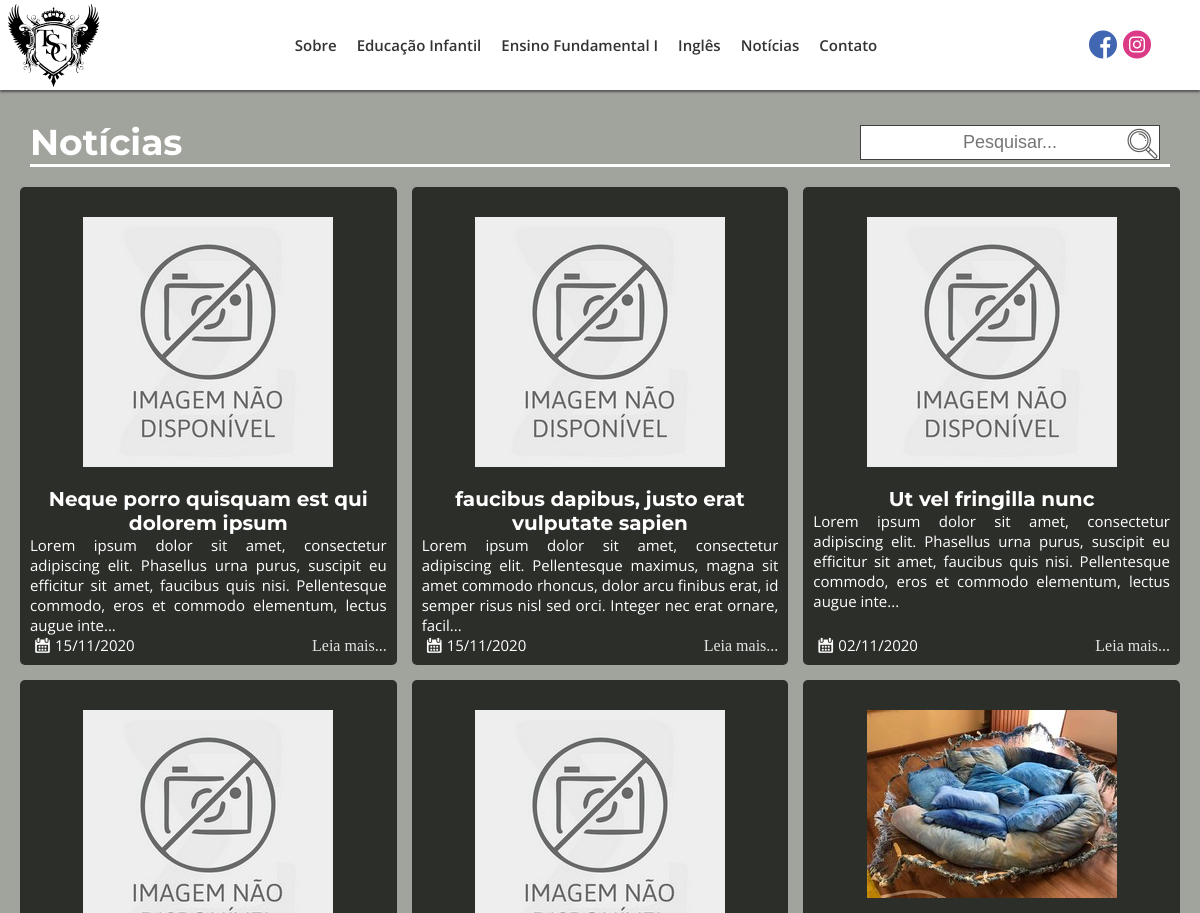
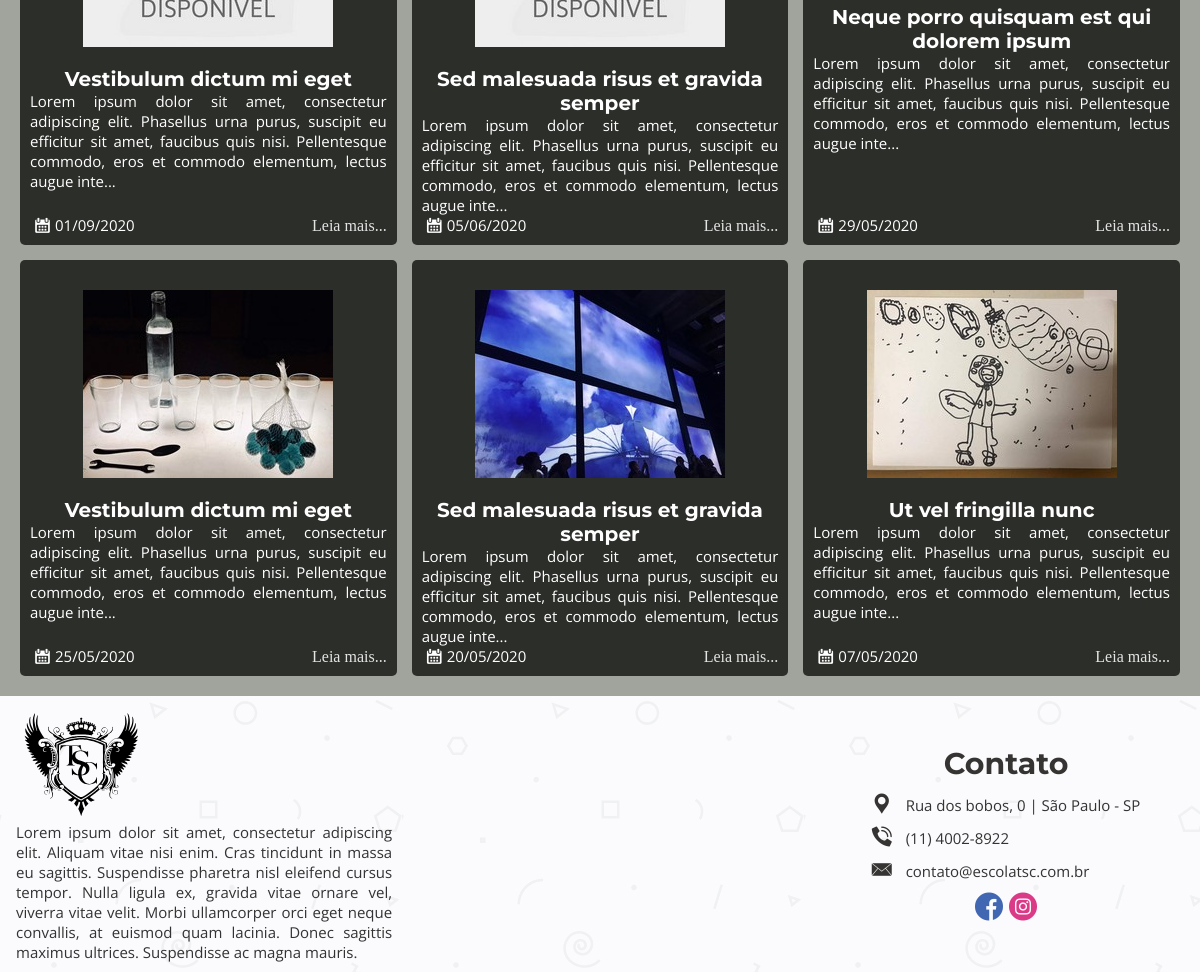
/noticias, run on the app's committed database (2 pictures, top to bottom).
### tables this page shows
CREATE TABLE `menu_itens` (
  `id_menu` int(11) NOT NULL,
  `titulo_menu` varchar(50) NOT NULL,
  `url_menu` varchar(200) NOT NULL
);

CREATE TABLE `postagens` (
  `id_postagens` int(11) NOT NULL,
  `titulo_postagens` varchar(100) NOT NULL,
  `desc_postagens` text DEFAULT NULL,
  `conteudo_postagens` text NOT NULL,
  `tags_postagens` varchar(150) DEFAULT NULL,
  `data_criacao_postagens` date NOT NULL,
  `data_modificacao_postagens` date DEFAULT NULL,
  `total_visualizacao_postagens` int(11) DEFAULT 0,
  `ch_autor_postagens` int(11) NOT NULL,
  `status_postagens` int(11) NOT NULL,
  `url_postagens` varchar(200) NOT NULL,
  `categ_postagens` int(11) DEFAULT NULL,
  `capa_post` int(11) DEFAULT NULL
);

CREATE TABLE `midias` (
  `id_midias` int(11) NOT NULL,
  `caminho_midia` varchar(200) NOT NULL,
  `caminho_thumb_midia` varchar(200) DEFAULT NULL,
  `desc_midia` text DEFAULT NULL,
  `tags_midia` varchar(100) DEFAULT NULL,
  `ch_autor_midia` int(11) NOT NULL,
  `status_midias` int(11) NOT NULL,
  `data_criacao` date NOT NULL
);

### index.php (called while the page is built, shortened)
<?php
    require_once("_funcPHP/config.php");
    $url = strip_tags(trim(filter_input(INPUT_GET, "page", FILTER_DEFAULT))) == "" ? "home" : strip_tags(trim(filter_input(INPUT_GET, "page", FILTER_DEFAULT)));
    $contPag = new conteudoPost();
    $dadosPagina = $contPag->conteudoPag($url);
    $html = new esqueleto($dadosPagina);
    $html->html5();
?>

### _funcPHP/config.php (called while the page is built, shortened)
<?php
function autoLoadClasses($class) {
    $baseDiretorios = ['MySql', "_HTML"];
    $analise = null;
    foreach ($baseDiretorios as $nomeDiretorio):
        if (!$analise && file_exists(__DIR__ . "/$nomeDiretorio/$class.php")):
            $analise = true;
        endif;
    endforeach;
}

### _funcPHP/MySql/conexaoBD.php (called while the page is built)
<?php
class conexaoBD {
    public static $instance;
    private static $sql = "mysql:host=" . HOST . ";dbname=" . BANK;
    private static $user = USER;
    private static $pass = PASS;
    public static function getInstance() {
        if (!isset(self::$instance)) {
            self::$instance = new PDO(self::$sql, self::$user, self::$pass, array(PDO::MYSQL_ATTR_INIT_COMMAND => "SET NAMES utf8"));
            self::$instance->setAttribute(PDO::ATTR_ERRMODE, PDO::ERRMODE_EXCEPTION);
            self::$instance->setAttribute(PDO::ATTR_ORACLE_NULLS, PDO::NULL_EMPTY_STRING);
        }
        return self::$instance;
    }
}

### _funcPHP/MySql/conteudoPost.php (called while the page is built, shortened)
<?php
class conteudoPost extends conexaoBD {
    private $conect;
    function __construct() {
        $this->conect = conexaoBD::getInstance();
    }
    public function ConteudoPag($url){
        try {
            $sql = "SELECT * FROM postagens WHERE url_postagens = :url_postagens";
            $letsGo = $this->conect->prepare($sql);
            $letsGo->bindValue(":url_postagens",$url);
            $letsGo->execute();
            return  $letsGo->fetch(PDO::FETCH_ASSOC);
        } catch (Exception $e) {
            echo $e->getMessage();
        }
    }
    public function getAll($categoria){
        try{
            $sql="select m.caminho_midia, c.nome_categoria, p.titulo_postagens, p.desc_postagens, p.data_criacao_postagens, p.url_postagens, p.capa_post from postagens p left join postagens_midias pm on p.id_postagens = pm.fk_postagens left join midias m on m.id_midias = pm.fk_midias join categoria c on c.id_categoria = p.categ_postagens where c.nome_categoria = :categoria order by p.data_modificacao_postagens, p.data_criacao_postagens desc;";
            $letsGo = $this->conect->prepare($sql);
            $letsGo->bindValue(":categoria",$categoria);
            $letsGo->execute();
            return $letsGo->fetchAll(PDO::FETCH_ASSOC);
        }catch(Exception $e){
            echo $e->getMessage();
        }
    }
}

### _funcPHP/MySql/conteudoFooter.php (called while the page is built)
<?php
class conteudoFooter extends conexaoBD{
    private $conect;
    function __construct(){
        $this->conect = conexaoBD::getInstance();
    }
    public function descFooter(){
        try{
            $sql = "SELECT desc_postagens FROM postagens where url_postagens = 'sobre'";
            $letsGo = $this->conect->prepare($sql);
            $letsGo->execute();
            $res = $letsGo->fetch(PDO::FETCH_NUM);
            return $res[0];
        }catch(Exception $e){
            return $e->getMessage();
        }
    }
}

### _funcPHP/_HTML/categorias.php (the view)
<?php
class categorias{
    public function pgCat($id){
        $postagens = new conteudoPost();
        $url = trim( parse_url( $_SERVER['REQUEST_URI'] , PHP_URL_QUERY ));
        $url = str_replace("s=", "", $url);
        if(isset($url) && $url <> ""):
            $postagens = $postagens->search($url,$id);
        else:
            $postagens = $postagens->getAll($id);
        endif;
        $ctm = new conteudoMidias();
        if($id == "noticias"){
            $titulo = "Notícias";
        }else{
            $titulo = "Projetos";
        }
        $listBox = "";
        for($x=0; $x < count($postagens); $x++){
            $imagens = explode(".", $postagens[$x]["caminho_midia"]);
            if($postagens[$x]["caminho_midia"] <> ""){
                if(end($imagens) != "jpg"){
                    $postagens[$x]["caminho_midia"] = $imagens[0].".jpg";
                }
            }else{
                $postagens[$x]["caminho_midia"] = "sem_img.jpg";
            }
            if($postagens[$x]["capa_post"] != ""){
                $img = $ctm->getMidiaCapa($postagens[$x]["capa_post"]);
                $img = $img["caminho_midia"];
            }else{
                $img = $postagens[$x]["caminho_midia"];
            }
            $listBox .=
            "<div class='box-categ' id='".$id.$x."'>".
                "<a href='".strtolower(@$postagens[$x]["nome_categoria"])."/".@$postagens[$x]["url_postagens"]."' alt='".@$postagens[$x]["desc_postagens"]."'>".
                    "<div class='img-categ'>".
                        "<img src='_midiasM/_imagensM/_w250/".$img."' alt='".@$postagens[$x]["desc_postagens"]."'>".
                    "</div>".
                    "<div class='desc-categ'>".
                        "<h4>".@$postagens[$x]["titulo_postagens"]."</h4>".
                        "<p>".mb_strimwidth($postagens[$x]["desc_postagens"],0,200, "...")."</p>".
                    "</div>".
                    "<p class='data-post'><i class='flaticon-calendar'></i>".date("d/m/Y",strtotime(@$postagens[$x]["data_criacao_postagens"]))."</p>".
                    "<a class = 'leia-mais' href='".strtolower(@$postagens[$x]["nome_categoria"])."/".@$postagens[$x]["url_postagens"]."' alt='".@$postagens[$x]["desc_postagens"]."'>Leia mais...</a>".
                "</a>".
            "</div>";
        }
        $cat =
        "<section id='categorias' class='sec-4'>".
            "<div class='titulo'>".
                "<h3 class='tituloPagina'>".ucfirst($titulo)."</h3>".
                "<form action='' method='get'>".
                    "<input type='text' id='search' name='s' autocomplete='off' placeholder='Pesquisar...'>".
                    "<button><i class='flaticon-loupe'></i></button>".
                "</form>".
            "</div>".
            "<div class='list-box'>".
                $listBox.
            "</div>".
        "</section>";
        return $cat;
    }
}

### _funcPHP/_HTML/esqueleto.php (shortened to what this page needs)
<?php
class esqueleto{
    private $conteudoPag;
    function __construct($dataPost){
        $this->conteudoPag = $dataPost;
    }
    public function html5(){
        $listaArquivos = new listarArquivos();
        $base =
        "<!DOCTYPE html5>".
        "<html lang = 'pt-br'>".
        "<head>".
            "<title>Escola TSC | ".ucfirst(@$this->conteudoPag["titulo_postagens"])."</title>".
            "<meta charset = 'UTF-8'/>".
            "<meta name='description' content='".@$this->conteudoPag["desc_postagens"]."'>".
            "<meta name='keywords' content='".@$this->conteudoPag["tags_postagens"]."'>".
            "<meta name='author' content='Antonio Walber - antoniowalber3000@hotmail.com.br'>".
            "<meta name='viewport' content='width=device-width, initial-scale=1.0'>".
            "<meta http-equiv='X-UA-Compatible' content='ie=edge'>".
            "<link rel='stylesheet' href='https://ajax.googleapis.com/ajax/libs/jqueryui/1.12.1/themes/smoothness/jquery-ui.css'>".
            "<link rel='shortcut icon' href='_midiasT/_imagensT/icon.ico' type='image/x-icon' />".
            $listaArquivos->listarCss().
        "</head>".
        "<body>".
        "<div id='container' class='pabx1'>".
            $this->cabecalho().
            "<div id = 'corpo-pagina'>".
                $this->paginacao().
            "</div>".
            $this->rodape().
        "</div>".
        "</body>".
        "</html>"
        ;
        echo $base;
    }
    private function cabecalho(){
        $contMenu = new conteudoMenu();
        $url = strip_tags(trim(filter_input(INPUT_GET, "page", FILTER_DEFAULT)));
        $urlq = explode("/", $url);
        $ba = "";
        $cabecalho =
        "<header id='cabecalho' class='pabx2'>".
            "<div id='logo' class='pabx3'>".
                "<a href='".URLBASE."' alt='pagina inicial do site'><img src='".$ba."_midiasT/_imagensT/logo.svg' alt='logotipo escola tsc'/></a>".
            "</div>".
            "<div id='menu' class='pabx4'>".
                "<nav id='navegacao' class='pabx5'>".
                    "<input id='tab-nav' type='checkbox' class='tab-nav'/>".
                    "<label for='tab-nav' class='tab-nav-label'><i class='flaticon-menu-button-of-three-horizontal-lines'></i></label>".
                    "<menu id='corpo-menu' class='pabx6'>"
                        .$contMenu->ListaMenu().
                    "</menu>".
                "</nav>".
            "</div>".
            "<div id='redes-sociais' class='pabx8'>".
                "<a href='https://pt-br.facebook.com/' onmousemove=\"document.getElementById('balaof').style.display='block'\" onmouseout=\"document.getElementById('balaof').style.display='none'\" target='_blank' rel='noopener noreferrer' class='linkSocial'><i class='flaticon-facebook socialMedia' id='facebook'></i></a>".
                "<a href='https://www.instagram.com/' onmousemove=\"document.getElementById('balaoi').style.display='block'\" onmouseout=\"document.getElementById('balaoi').style.display='none'\" target='_blank' rel='noopener noreferrer' class='linkSocial'><i class='flaticon-instagram socialMedia' id='instagram'></i></a>".
                "<div id='balaof' class='balao'><p>fb/escolatsc</p></div>".
                "<div id='balaoi' class='balao'><p>@escolatsc</p></div>".
            "</div>".
        "</header>";
        return $cabecalho;
    }
    private function paginacao(){
        $url = strip_tags(trim(filter_input(INPUT_GET, "page", FILTER_DEFAULT)));
        $url = $url == "" ? "home" : $url;
        if($this->conteudoPag == null){
            return "Erro 404";
        }else{
            if($this->conteudoPag["url_postagens"] == $url){
                if($url == "home"){
                    $pg = "";
                    $home = new home();
                    $pg .= $home->videoApresentacao();
                    $pg .= $home->mosaico("mosaico-ph");
                    $pg .= $home->descricaoVideo("sobre","descPrimeira","Escola","TSC");
                    $pg .= $home->noticiasRecentes("noticias");
                    $pg .= $home->descricaoVideo("ingles","descIngles","Programa","Bilíngue");
                    $pg .= $home->noticiasRecentes("projetos");
                    return $pg;
                }if($url == "educacao-infantil" || $url == "ensino-fundamental"){
                    $ms = new mosaico();
                    if($url == "educacao-infantil"){
                        $mosaico = $ms->mosaic("infantil");
                    }else{
                        $mosaico = $ms->mosaic("fundamental");
                    }
                    return $mosaico;
                }elseif($url == "noticias" || $url == "projetos"){
                    $pgcat = new categorias();
                    if($url == "noticias"){
                        $cat = $pgcat->pgCat("noticias");
                        return $cat;
                    }else{
                        $cat = $pgcat->pgCat("projetos");
                    }
                    return $cat;
                }elseif($url== "contato"){
                    return "Pagina em construção";
                }else{
                    $pgc = new pgcomum();
                    return $pgc->renderPg();
                }
            }
        }
    }
    private function rodape(){
        $contFooter = new conteudoFooter();
        $url = strip_tags(trim(filter_input(INPUT_GET, "page", FILTER_DEFAULT)));
        $urlq = explode("/", $url);
        $ba = "";
        $rodape =
        "<footer id='rodape' class='pabx9'>".
            "<div class='pabx10'>".
                "<div id='logo' class='pabx11'>".
                    "<a href='".URLBASE."' alt='Pagina inicial do site'><img src='".$ba."_midiasT/_imagensT/logo.svg' alt='logotipo escola tsc'/></a>".
                "</div>".
                "<div class='pabx12' id='desc-footer'>".
                   "<a href='a-escola-primeira' alt='".$contFooter->descFooter()."'>" .$contFooter->descFooter(). "</a>".
                "</div>".
            "</div>".
            "<div class='pabx10' id='mapa-escola'>".
                "<iframe src='https://www.google.com/maps/embed?pb=!1m18!1m12!1m3!1d147708.7333704633!2d-45.65175222808894!3d-24.124031904571087!2m3!1f0!2f0!3f0!3m2!1i1024!2i768!4f13.1!3m3!1m2!1s0x94d25eb79db5dc93%3A0x13af0844526a5472!2sRef%C3%BAgio%20de%20Vida%20Silvestre%20do%20Arquip%C3%A9lago%20de%20Alcatrazes!5e0!3m2!1spt-BR!2sbr!4v1590716877943!5m2!1spt-BR!2sbr' width='600' height='450' frameborder='0' style='border:0;' allowfullscreen='' aria-hidden='false' tabindex='0'></iframe>".
            "</div>".
            "<div class='pabx10' id='contact'>".
                "<div class='pabx15' id='title-contact'>".
                    "<h1>Contato</h1>".
                "</div>".
                "<div class='pabx15' id='infos-contact'>".
                    "<p><i class='flaticon-tool'></i><a target='_blank' rel='noopener noreferrer' href='https://goo.gl/maps/AhcGYK8L1g5hPTFk7'> Rua dos bobos, 0 | São Paulo - SP</a></p>".
                    "<p><i class='flaticon-phone-call'></i><a href='tel:1138424500'> (11) 4002-8922</a></p>".
                    "<p><i class='flaticon-mail-closed-envelope-back'></i><a href='mailto:contato@escolatsc.com.br'> contato@escolatsc.com.br</a></p>".
                "</div>".
                "<div class='pabx15' id='redes-sociais'>".
                    "<a href='https://pt-br.facebook.com/' target='_blank' rel='noopener noreferrer' class='linkSocial'><i class='flaticon-facebook socialMedia' id='facebook'></i></a>".
                    "<a href='https://www.instagram.com/'  target='_blank' rel='noopener noreferrer' class='linkSocial'><i class='flaticon-instagram socialMedia' id='instagram'></i></a>".
                    "<div id='balaofc' class='balao'><p>fb/escola.primeira</p></div>".
                    "<div id='balaoic' class='balao'><p>@escolaprimeira</p></div>".
                "</div>".
            "</div>".
        "</footer>";
        return $rodape;
    }
}

### _funcPHP/MySql/conteudoMenu.php
<?php
class conteudoMenu extends conexaoBD{
    private $conect;
    function __construct(){
        $this->conect = conexaoBD::getInstance();
    }
    public function getItensMenu(){
        try {
            $sql = "SELECT * FROM menu_itens";
            $letsGo = $this->conect->prepare($sql);
            $letsGo->execute();
            return $letsGo->fetchAll(PDO::FETCH_NUM);
        } catch (Exception $e) {
            echo $e->getMessage();
        }
    }
    public function getDescMenu($url){
        try{
            $sql = "SELECT desc_postagens FROM postagens WHERE url_postagens = :url_post";
            $letsGo = $this->conect->prepare($sql);
            $letsGo->bindValue(":url_post", $url);
            $letsGo->execute();
            return $letsGo->fetch(PDO::FETCH_NUM);
        }catch(Exception $e){
        }
    }
    public function ListaMenu(){
        $res = $this->getItensMenu();
        for($x = 0; $x < count($res); $x++){
            $descLink = $this->getDescMenu($res[$x][2]);
            @$descLink = substr($descLink[0], 0, 200);
            $res[$x] = "<li id='itens-menu-".$x."' class='pabx7'><a href='".$res[$x][2]."' alt='".$descLink."'>".$res[$x][1]."</a></li>";
        }
        return $res = implode("",$res);
    }
}

### data on the page
menu_itens: titulo_menu "Sobre"
menu_itens: titulo_menu "Educação Infantil"
menu_itens: titulo_menu "Ensino Fundamental I"
menu_itens: titulo_menu "Inglês"
menu_itens: titulo_menu "Notícias"
menu_itens: titulo_menu "Contato"
postagens: titulo_postagens "Neque porro quisquam est qui dolorem ipsum", desc_postagens "Lorem ipsum dolor sit amet, consectetur adipiscing elit. Phasellus urna purus, suscipit eu efficitur sit amet, faucibus quis nisi. Pellentesque commodo, eros et commodo elementum, lectus augue inte...", data_criacao_postagens "15/11/2020"
postagens: titulo_postagens "faucibus dapibus, justo erat vulputate sapien", desc_postagens "Lorem ipsum dolor sit amet, consectetur adipiscing elit. Pellentesque maximus, magna sit amet commodo rhoncus, dolor arcu finibus erat, id semper risus nisl sed orci. Integer nec erat ornare, facil...", data_criacao_postagens "15/11/2020"
postagens: titulo_postagens "Ut vel fringilla nunc", desc_postagens "Lorem ipsum dolor sit amet, consectetur adipiscing elit. Phasellus urna purus, suscipit eu efficitur sit amet, faucibus quis nisi. Pellentesque commodo, eros et commodo elementum, lectus augue inte...", data_criacao_postagens "02/11/2020"
postagens: titulo_postagens "Vestibulum dictum mi eget", desc_postagens "Lorem ipsum dolor sit amet, consectetur adipiscing elit. Phasellus urna purus, suscipit eu efficitur sit amet, faucibus quis nisi. Pellentesque commodo, eros et commodo elementum, lectus augue inte...", data_criacao_postagens "01/09/2020"
postagens: titulo_postagens "Sed malesuada risus et gravida semper", desc_postagens "Lorem ipsum dolor sit amet, consectetur adipiscing elit. Phasellus urna purus, suscipit eu efficitur sit amet, faucibus quis nisi. Pellentesque commodo, eros et commodo elementum, lectus augue inte...", data_criacao_postagens "05/06/2020"
postagens: midias.caminho_midia (picture), titulo_postagens "Neque porro quisquam est qui dolorem ipsum", desc_postagens "Lorem ipsum dolor sit amet, consectetur adipiscing elit. Phasellus urna purus, suscipit eu efficitur sit amet, faucibus quis nisi. Pellentesque commodo, eros et commodo elementum, lectus augue inte...", data_criacao_postagens "29/05/2020"
postagens: midias.caminho_midia (picture), titulo_postagens "Vestibulum dictum mi eget", desc_postagens "Lorem ipsum dolor sit amet, consectetur adipiscing elit. Phasellus urna purus, suscipit eu efficitur sit amet, faucibus quis nisi. Pellentesque commodo, eros et commodo elementum, lectus augue inte...", data_criacao_postagens "25/05/2020"
postagens: midias.caminho_midia (picture), titulo_postagens "Sed malesuada risus et gravida semper", desc_postagens "Lorem ipsum dolor sit amet, consectetur adipiscing elit. Phasellus urna purus, suscipit eu efficitur sit amet, faucibus quis nisi. Pellentesque commodo, eros et commodo elementum, lectus augue inte...", data_criacao_postagens "20/05/2020"
postagens: midias.caminho_midia (picture), titulo_postagens "Ut vel fringilla nunc", desc_postagens "Lorem ipsum dolor sit amet, consectetur adipiscing elit. Phasellus urna purus, suscipit eu efficitur sit amet, faucibus quis nisi. Pellentesque commodo, eros et commodo elementum, lectus augue inte...", data_criacao_postagens "07/05/2020"
postagens: desc_postagens "Lorem ipsum dolor sit amet, consectetur adipiscing elit. Aliquam vitae nisi enim. Cras tincidunt in massa eu sagittis. Suspendisse pharetra nisl eleifend cursus tempor. Nulla ligula ex, gravida vitae ornare vel, viverra vitae velit. Morbi ullamcorper orci eget neque convallis, at euismod quam lacinia. Donec sagittis maximus ultrices. Suspendisse ac magna mauris."

### other printed values
$titulo "Notícias"
